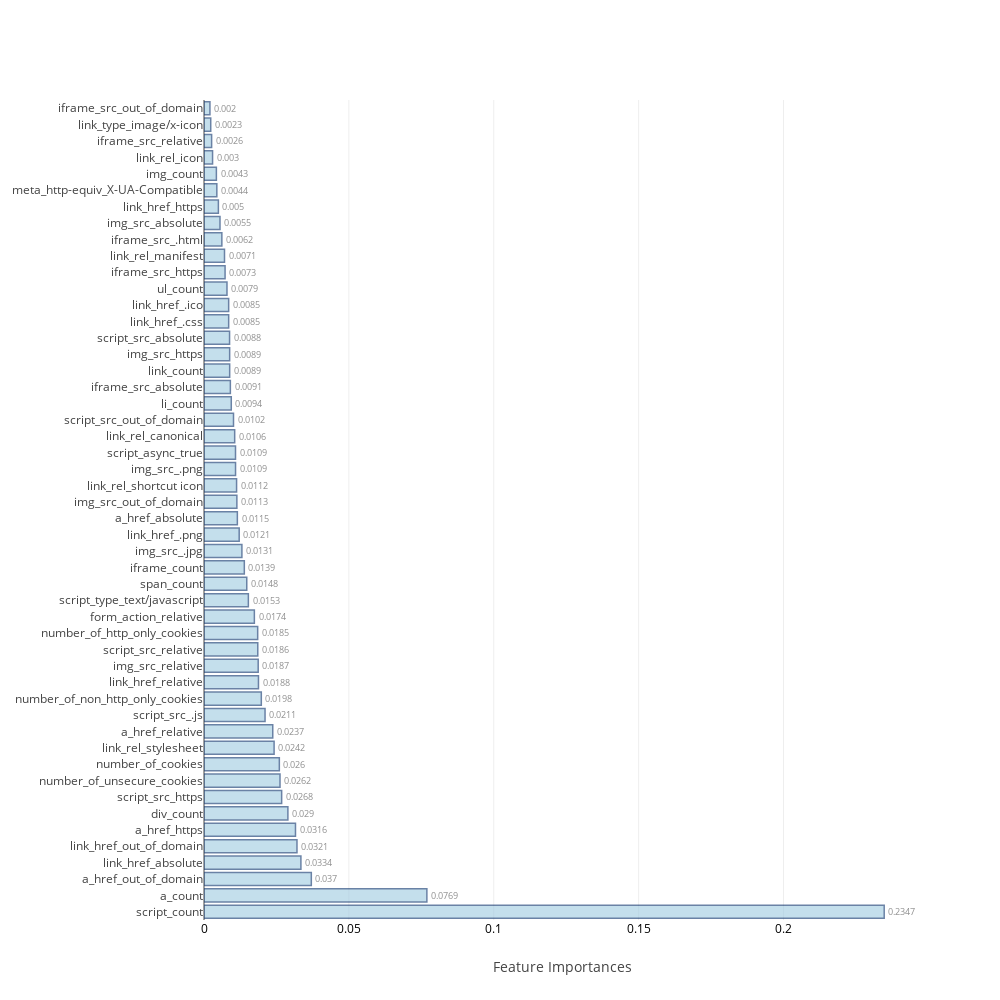

Here is the notebook cell this chart was saved with:
### Markdown cell above
### <a id='1.B' style="text-decoration : none; color : #000000;"> B. Average Feature Importances</a>

### Code cell
feat_impt_plot(np.average(feat_imp,axis=0),columns)

### Figure 1 — Plotly figure (JSON) as saved in the notebook; plotly's stock layout.template omitted (floating-point values rounded to 4 significant figures)
{"data": [{"marker": {"color": "rgb(158,202,225)", "line": {"color": "rgb(8,48,107)", "width": 1.5}}, "opacity": 0.6, "orientation": "h", "text": [0.2347, 0.0769, 0.037, 0.0334, 0.0321, 0.0316, 0.029, 0.0268, 0.0262, 0.026, 0.0242, 0.0237, 0.0211, 0.0198, 0.0188, 0.0187, 0.0186, 0.0185, 0.0174, 0.0153, 0.0148, 0.0139, 0.0131, 0.0121, 0.0115, 0.0113, 0.0112, 0.0109, 0.0109, 0.0106, 0.0102, 0.0094, 0.0091, 0.0089, 0.0089, 0.0088, 0.0085, 0.0085, 0.0079, 0.0073, 0.0071, 0.0062, 0.0055, 0.005, 0.0044, 0.0043, 0.003, 0.0026, 0.0023, 0.002], "textposition": "outside", "type": "bar", "uid": "16d53270-43d6-4b7d-9ca2-31768311a872", "x": [0.2347, 0.07692, 0.03704, 0.03345, 0.03208, 0.03157, 0.02895, 0.0268, 0.02623, 0.026, 0.02419, 0.02373, 0.02107, 0.01978, 0.0188, 0.0187, 0.01856, 0.01853, 0.01738, 0.01531, 0.01476, 0.01392, 0.01308, 0.01214, 0.01151, 0.01134, 0.01125, 0.01088, 0.01087, 0.01059, 0.01018, 0.009412, 0.009096, 0.008861, 0.008857, 0.008824, 0.008514, 0.00851, 0.007932, 0.007272, 0.007077, 0.006162, 0.005517, 0.004961, 0.004429, 0.004274, 0.002958, 0.00263, 0.002324, 0.002047], "y": ["script_count", "a_count", "a_href_out_of_domain", "link_href_absolute", "link_href_out_of_domain", "a_href_https", "div_count", "script_src_https", "number_of_unsecure_cookies", "number_of_cookies", "link_rel_stylesheet", "a_href_relative", "script_src_.js", "number_of_non_http_only_cookies", "link_href_relative", "img_src_relative", "script_src_relative", "number_of_http_only_cookies", "form_action_relative", "script_type_text/javascript", "span_count", "iframe_count", "img_src_.jpg", "link_href_.png", "a_href_absolute", "img_src_out_of_domain", "link_rel_shortcut icon", "img_src_.png", "script_async_true", "link_rel_canonical", "script_src_out_of_domain", "li_count", "iframe_src_absolute", "link_count", "img_src_https", "script_src_absolute", "link_href_.css", "link_href_.ico", "ul_count", "iframe_src_https", "link_rel_manifest", "iframe_src_.html", "img_src_absolute", "link_href_https", "meta_http-equiv_X-UA-Compatible", "img_count", "link_rel_icon", "iframe_src_relative", "link_type_image/x-icon", "iframe_src_out_of_domain"]}], "layout": {"autosize": false, "height": 1000, "width": 1000, "xaxis": {"tickfont": {"color": "black", "size": 12}, "title": "Feature Importances"}, "yaxis": {"automargin": true}}}
